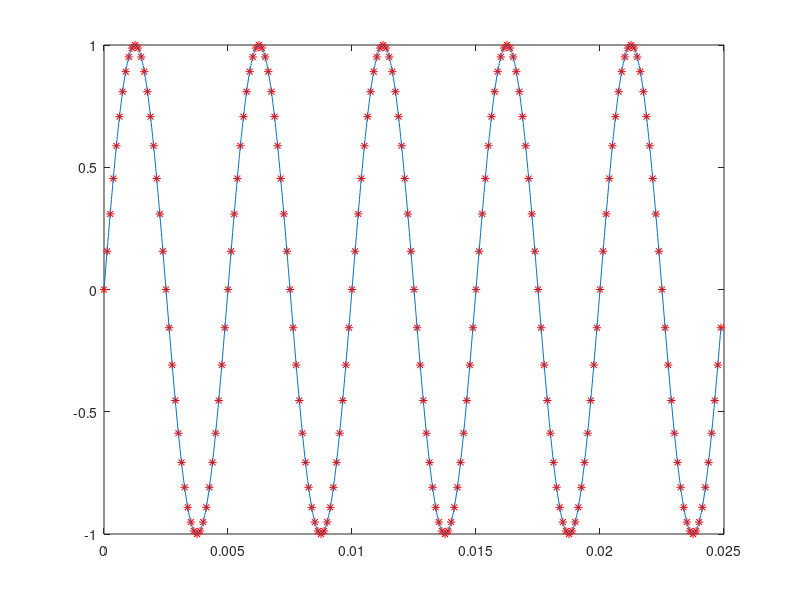

Reproduce this figure in MATLAB.
% This script is to make sure the DSP in the 2017 VNA is correct.
% The A/D converters are not synchronized so the Q is delayed by
% Td from the I signal.  From this it appears I can't do anything
% with FIR filters to improve the sampling error, it is so small. 

pkg load signal;
clear all;
close all;

T=1/8000; % Sample rate.  In real life 1/8000.
ADC14CLK = 48e6;  % In real life 48e6.
Td = 16/ADC14CLK

N=200;
ti=0:T:(N-1)*T;
tq=Td:T:(N-1)*T+Td;
t=0:T/10:(N-1)*T;

fIF = 200;
theta = 0;

via = cos(2*pi*fIF*t+theta);
vi = cos(2*pi*fIF*ti+theta);
vq = sin(2*pi*fIF*(tq-Td)+theta);
vqa = sin(2*pi*fIF*t+theta);

% Compensate for delay here.
f = -1/2/T:1/N/T:(N-1)/2/N/T;

H = exp(j*2*pi*f*Td);%.*kaiser(N)';
Hsh = fftshift(H);
h=real(ifft(Hsh));
h(1)= 1;
%h = h.*kaiser(N)';

vqs = filter(h,1,vq);

plot(tq,vq,'r*',t,vqa)

